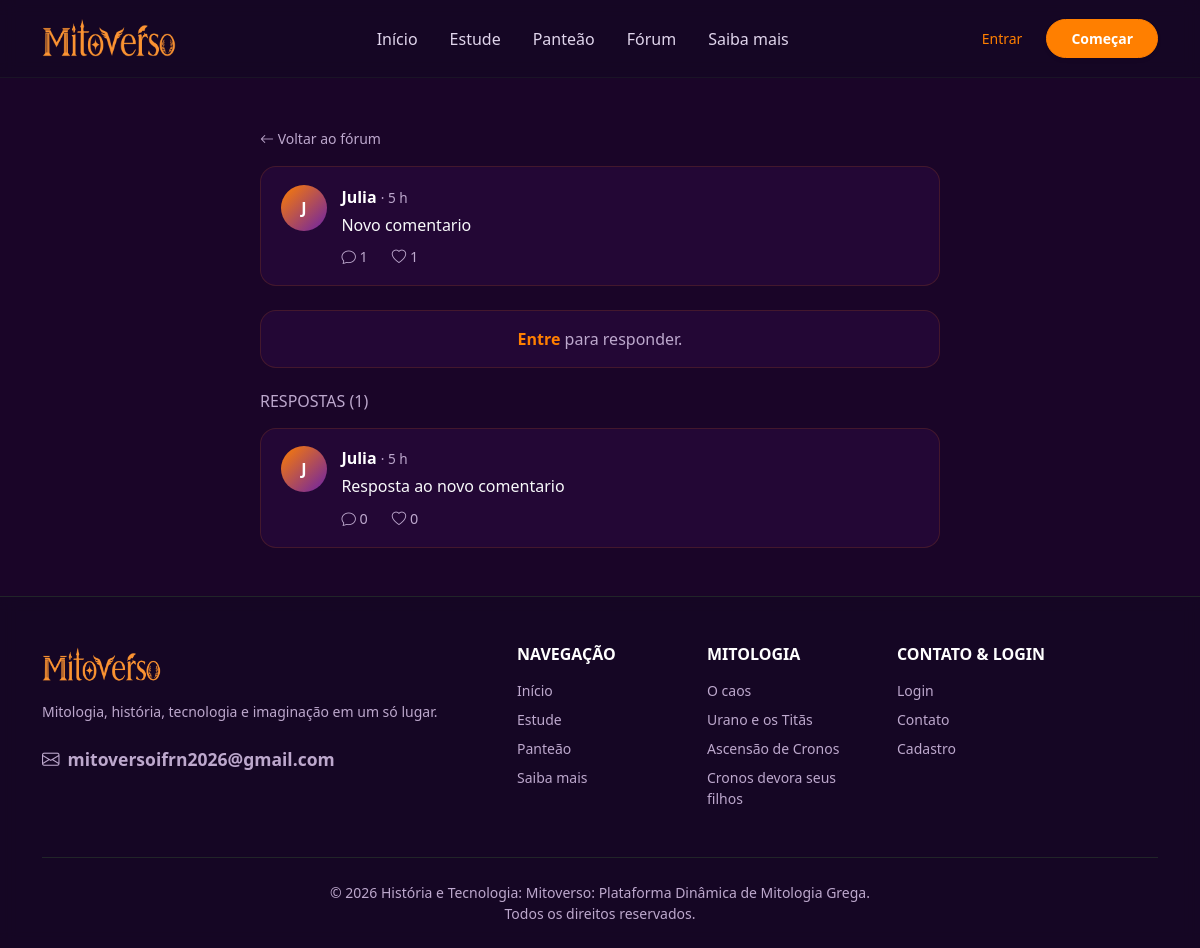
The page /posts/2 on the database its author committed.
### app/models/usuario.py (models this page shows)
class Usuario(UserMixin, db.Model):
    __tablename__ = "usuario"
    id = db.Column(db.Integer, primary_key = True)
    nome = db.Column(db.String(100), nullable = False)
    email = db.Column(db.String(100), nullable = False, unique = True)
    senha = db.Column(db.String(256), nullable = False)
    bio = db.Column(db.String(200))
    criado_em = db.Column(db.DateTime, default = lambda: datetime.now(timezone.utc))
    seguindo = db.relationship(
        "Usuario",
        secondary = seguidor,
        primaryjoin = (seguidor.c.id_seguidor == id),
        secondaryjoin = (seguidor.c.id_seguido == id),
        backref = "seguidores"
    )

### app/models/post.py (models this page shows, shortened)
class Post(db.Model):
    __tablename__ = "post"
    id = db.Column(db.Integer, primary_key = True)
    conteudo = db.Column(db.Text, nullable = False)
    criado_em = db.Column(db.DateTime, nullable = False, default = lambda: datetime.now(timezone.utc))
    id_usuario = db.Column(db.Integer, db.ForeignKey("usuario.id"), nullable = False)
    id_pai = db.Column(db.Integer, db.ForeignKey("post.id"), nullable = True)
    autor = db.relationship("Usuario", backref = db.backref("posts", cascade = "all, delete-orphan"))
    respostas = db.relationship(
        "Post",
        backref = db.backref("pai", remote_side = [id]),
        cascade = "all, delete-orphan",
        order_by = "Post.criado_em"
    )
    curtidas = db.relationship("Curtida", backref = "post", cascade = "all, delete-orphan")

### app/routes/posts.py (the view)
@posts_bp.route("/posts/<int:id_post>")
def ver_post(id_post):
    post = db.get_or_404(Post, id_post)
    return render_template("usuario/post_detalhe.html", post = post, form = PostForm())

### app/__init__.py (called while the page is built)
@app.template_filter("tempo_atras")
def tempo_atras(data):
    if not data:
        return ""
    if data.tzinfo is None:
        data = data.replace(tzinfo = timezone.utc)
    segundos = int((datetime.now(timezone.utc) - data).total_seconds())
    if segundos < 60:
        return "agora"
    if segundos < 3600:
        return f"{segundos // 60} min"
    if segundos < 86400:
        return f"{segundos // 3600} h"
    if segundos < 604800:
        return f"{segundos // 86400} d"
    return data.strftime("%d/%m/%Y")

### app/templates/usuario/post_detalhe.html (shortened to what this page needs)
{% extends 'base.html' %}
{% block css %}<link rel="stylesheet" href="{{ url_for('static', filename='css/forum.css') }}">{% endblock %}
{% block conteudo %}
<div class="container py-5">
    <div class="forum-coluna">
        <a href="{{ url_for('posts.ver_post', id_post=post.pai.id) if post.pai else url_for('posts.feed') }}" class="text-decoration-none text-mv-muted small">
            <i class="bi bi-arrow-left"></i> {{ 'Voltar ao post original' if post.pai else 'Voltar ao fórum' }}
        </a>
        <div class="painel mt-3 mb-4 overflow-hidden">
            {% include 'usuario/_post_card.html' %}
        </div>
        {% if current_user.is_authenticated %}
            <div class="painel p-3 mb-4">
                <form action="{{ url_for('posts.responder', id_post=post.id) }}" method="POST">
                    {{ form.hidden_tag() }}
                    <div class="d-flex gap-3">
                        <span class="avatar-inicial">{{ current_user.nome[0]|upper }}</span>
                        {{ form.conteudo(class="form-control campo-post", rows=2, maxlength=500, placeholder="Poste sua resposta") }}
                    </div>
                    <div class="d-flex justify-content-between align-items-center mt-2">
                        <small class="contador text-mv-muted">0/500</small>
                        <button type="submit" class="btn btn-mitoverso rounded-pill px-4">Responder</button>
                    </div>
                </form>
            </div>
        {% else %}
            <div class="painel p-3 mb-4 text-center text-mv-muted">
                <a href="{{ url_for('autenticacao.login') }}" class="text-orange text-decoration-none fw-semibold">Entre</a>
                para responder.
            </div>
        {% endif %}
        <h2 class="h6 text-uppercase text-mv-muted mb-3">Respostas ({{ post.respostas|length }})</h2>
        <div class="painel lista-posts">
            {% for post in post.respostas %}
                {% with mostrar_pai = false %}
                    {% include 'usuario/_post_card.html' %}
                {% endwith %}
            {% else %}
                <p class="text-mv-muted text-center p-4 mb-0">Ninguém respondeu ainda.</p>
            {% endfor %}
        </div>
    </div>
</div>
{% endblock %}

### app/templates/usuario/_post_card.html (shortened to what this page needs)
<article class="post-card" id="post-{{ post.id }}">
    <a href="{{ url_for('perfil.ver_perfil', id_usuario=post.autor.id) }}" class="avatar-inicial" aria-label="Perfil de {{ post.autor.nome }}">
        {{ post.autor.nome[0]|upper }}
    </a>
    <div class="post-corpo">
        <div class="post-cabecalho">
            <a href="{{ url_for('perfil.ver_perfil', id_usuario=post.autor.id) }}" class="post-autor">{{ post.autor.nome }}</a>
            <span class="post-data">· {{ post.criado_em|tempo_atras }}</span>
        </div>
        <a href="{{ url_for('posts.ver_post', id_post=post.id) }}" class="post-texto-link">
            <p class="post-texto">{{ post.conteudo }}</p>
        </a>
        <div class="post-acoes">
            <a href="{{ url_for('posts.ver_post', id_post=post.id) }}" class="acao">
                <i class="bi bi-chat"></i> {{ post.respostas|length }}
            </a>
            {% if current_user.is_authenticated %}
                <form action="{{ url_for('posts.curtir', id_post=post.id) }}" method="POST" class="d-inline">
                    <input type="hidden" name="csrf_token" value="{{ csrf_token() }}">
                    <input type="hidden" name="next" value="{{ request.full_path|trim('?') }}#post-{{ post.id }}">
                    <button type="submit" class="acao {{ 'curtido' if post.curtido_por(current_user) }}" aria-label="Curtir">
                        <i class="bi {{ 'bi-heart-fill' if post.curtido_por(current_user) else 'bi-heart' }}"></i> {{ post.curtidas|length }}
                    </button>
                </form>
            {% else %}
                <a href="{{ url_for('autenticacao.login') }}" class="acao">
                    <i class="bi bi-heart"></i> {{ post.curtidas|length }}
                </a>
            {% endif %}
        </div>
    </div>
</article>

### app/static/css/style.css (style rules this page uses)
* { margin: 0; padding: 0; }

### app/static/css/cab_rod_index.css (style rules this page uses)
:root { --mv-purple-dark: #1a0528; --mv-purple-main: #2b093f; --mv-purple-light: #4a154b; --mv-purple-accent: #6b21a8; --mv-orange-main: #ff7f00; --mv-orange-hover: #e67300; --mv-orange-light: #ff9f43; --mv-text-muted: #bda8cd; }
body { font-family: system-ui, -apple-system, "Segoe UI", Roboto, "Helvetica Neue", Arial, sans-serif; background-color: var(--mv-purple-dark); color: #f8f9fa; overflow-x: hidden; }
.text-orange { color: var(--mv-orange-main) !important; }
.text-mv-muted { color: var(--mv-text-muted) !important; }

### app/static/css/forum.css (style rules this page uses)
.forum-coluna { max-width:680px; margin:0 auto; }
.painel { background:rgba(43,9,63,.6); border:1px solid rgba(255,127,0,.15); border-radius:1rem; }
.lista-posts { overflow:hidden; }
.avatar-inicial { width:46px; height:46px; flex-shrink:0; display:flex; align-items:center; justify-content:center; border-radius:50%; background:linear-gradient(135deg,var(--mv-orange-main),var(--mv-purple-accent)); color:#fff; font-weight:700; text-decoration:none; }
.post-card { display:flex; gap:.9rem; padding:1.1rem 1.25rem; border-bottom:1px solid rgba(255,127,0,.12); transition:background .2s; }
.post-card:last-child { border-bottom:none; }
.post-corpo { flex:1; min-width:0; }
.post-autor { font-weight:700; color:#fff; text-decoration:none; }
.post-data { color:var(--mv-text-muted); font-size:.85rem; }
.post-texto-link { color:inherit; text-decoration:none; }
.post-texto { margin:.25rem 0 .6rem; white-space:pre-wrap; overflow-wrap:anywhere; }
.post-acoes { display:flex; align-items:center; gap:1.5rem; }
.acao { background:none; border:none; padding:0; color:var(--mv-text-muted); font-size:.9rem; text-decoration:none; cursor:pointer; transition:color .2s; }

### rows shown on the page
Usuario: autor "J", autor.nome "Julia"
Post: criado_em|tempo_atras "5 h", conteudo "Novo comentario"
Post: autor "J", autor.nome "Julia", criado_em|tempo_atras "5 h", conteudo "Resposta ao novo comentario", respostas|length "0", curtidas|length "0"

### other values the page prints
{{ 'Voltar ao post original' if post.pai else 'Voltar ao fórum' }} "Voltar ao fórum"
{{ post.respostas|length }} "1"
{{ post.curtidas|length }} "1"
